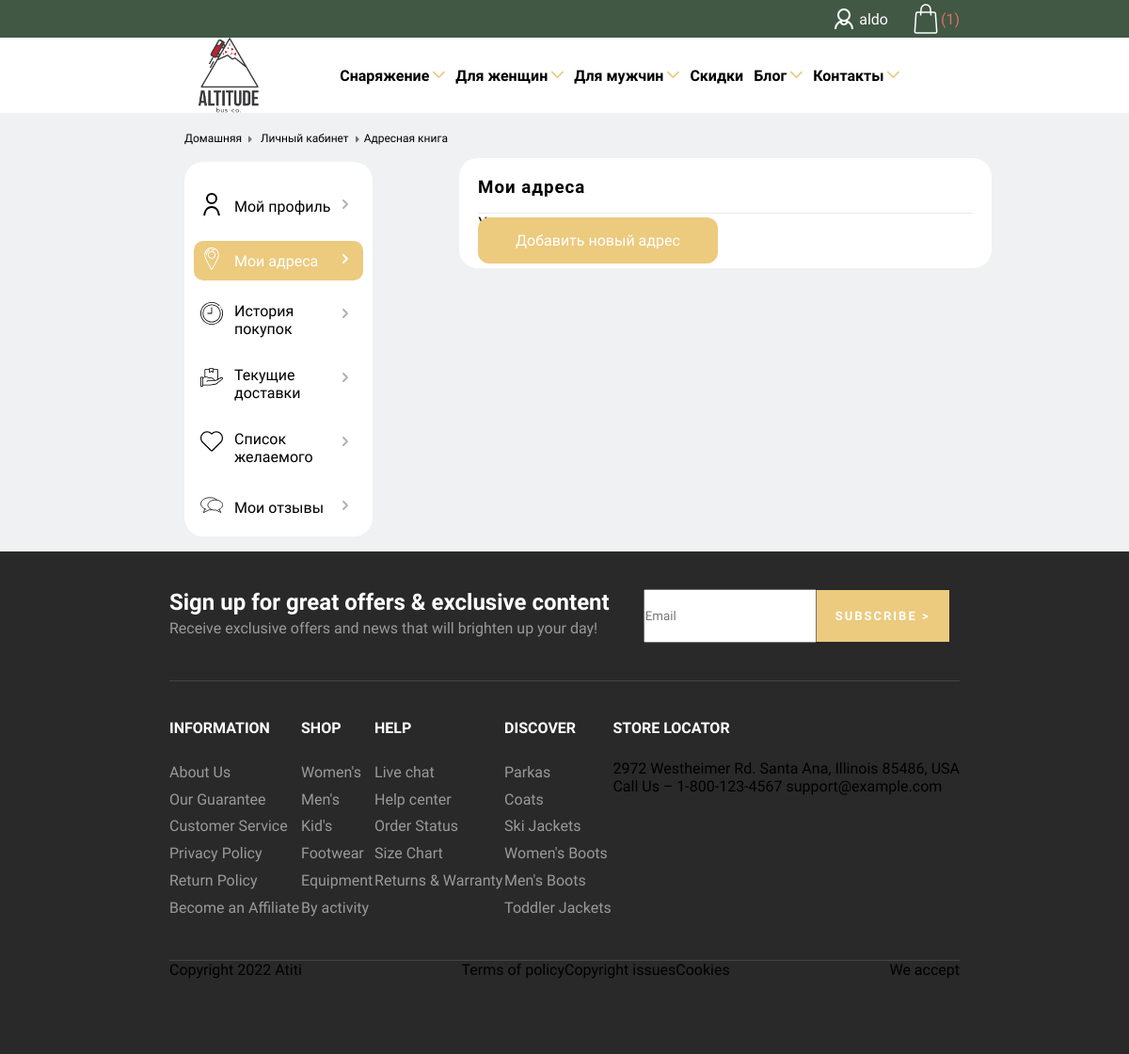
Before: /shop/lk/addresses/ (signed in) with the older database file.
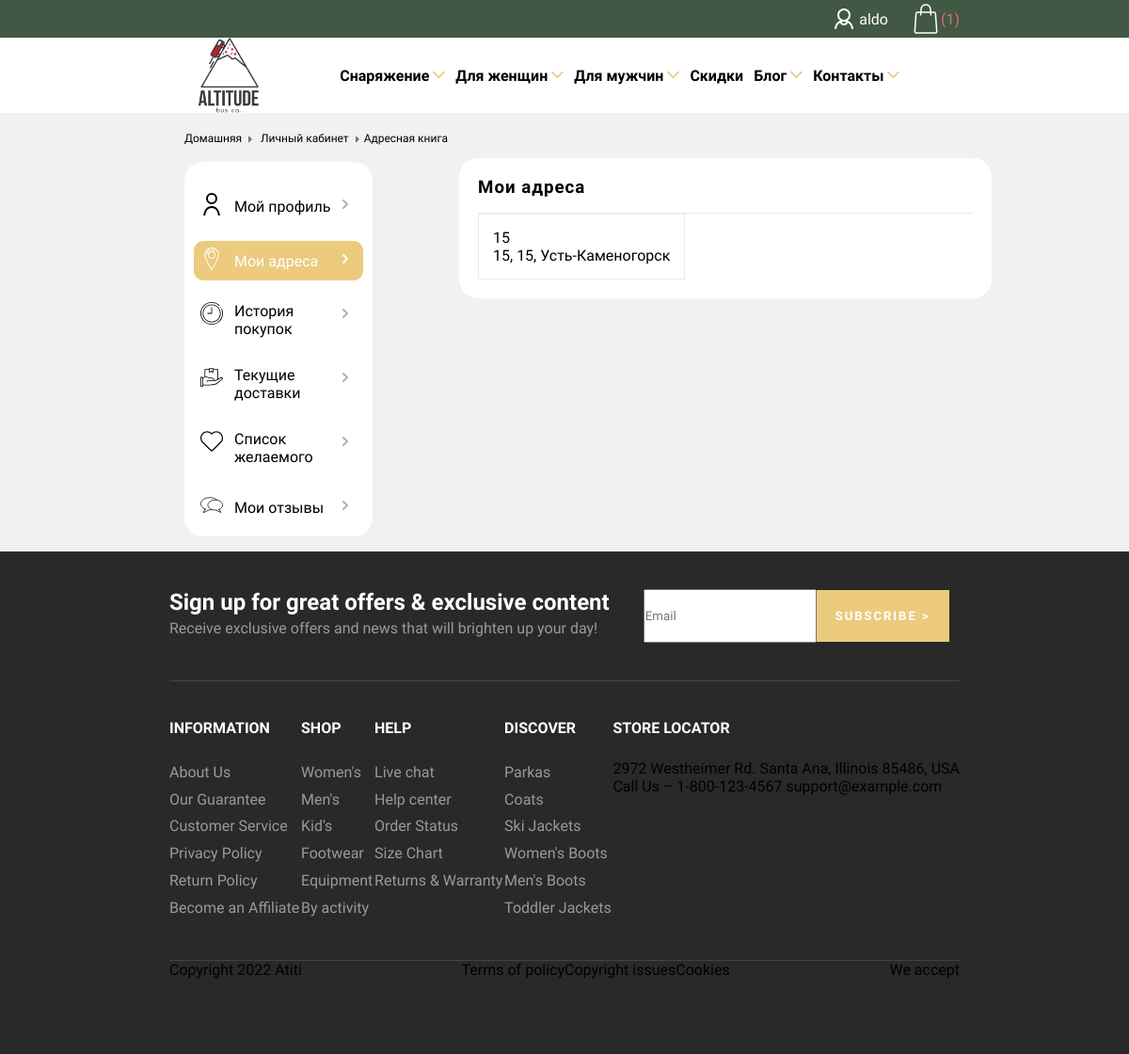
After: the same page with the newer database file.
### shop/models.py (models this page shows, shortened)
class Cart(models.Model):
    cart_owner = models.ForeignKey('shop.Customer', on_delete=models.CASCADE)
    product_item = models.ManyToManyField('shop.ProductCartItem', null=True, blank=True)
    def total_products_in_cart(self):
        return self.product_item.all().count()

class Address(models.Model):
    customer = models.ForeignKey('shop.Customer', on_delete=models.CASCADE, related_name='customer')
    city = models.ForeignKey('shop.City', on_delete=models.CASCADE, related_name='city')
    house = models.CharField(max_length=100)
    floor = models.IntegerField()
    flat = models.CharField(max_length=100)

class City(models.Model):
    name = models.CharField(max_length=225)
    def __str__(self):
        return self.name

### shop/views.py (the view, shortened to what this page needs)
# urls.py: path('shop/lk/addresses/', addresses, name='addresses'),
@login_required()
def addresses(request: WSGIRequest) -> HttpResponse:
    customer = get_customer(request)
    context = {
        'sidebar_val': 2,
        'customer': get_customer(request),
        'cities': City.objects.all(),
        'addresses': Address.objects.filter(customer=customer)
    }
    return render(request, 'lk/lk_address.html', context)

### shop/context_processors.py (called while the page is built)
def cart(request):
    cart_owner = get_customer(request)
    if cart_owner:
        cart_q = get_object_or_404(Cart, cart_owner=cart_owner)
        return {
            'cart': cart_q
        }
    return request

### shop/models.py (called while the page is built)
    def does_have_address(self):
        return True if Address.objects.filter(customer=self).exists() else False

### shop/service.py (called while the page is built)
def get_customer(request: WSGIRequest) -> Union[Customer, bool]:
    if isinstance(request.user, AnonymousUser):
        return False
    customer = get_object_or_404(Customer, user=request.user)
    return customer

### templates/lk/lk_address.html (shortened to what this page needs)
{% extends 'shop/base.html' %}
{% load static %}
{% block head %}
    <link rel="stylesheet" href="{% static 'lk/lk.css' %}">
    <link rel="stylesheet" href="{% static 'lk/lk_address.css' %}">
{% endblock head %}
{% block content %}
<section>
    <div class="included_sidebar">
        <div class="lk_breadcrumbs">
    {% include 'shop/parts/lk_breadcrumbs.html' %}<a>Адресная книга</a>
</div>
{% include 'shop/parts/lk_sidebar.html' %}
    </div>
<div class="lk_profile_data">
<h3>Мои адреса</h3>
{% if customer.does_have_address %}
    <div class="address_list">
        {% for address in addresses %}
            <div class="address_item">
            <p class="address_house">{{ address.house }}</p><div class="trash_bin"></div>
            <p class="address_etc">{{ address.flat }}, {{ address.floor }}, {{ address.city }}</p>
            </div>
        {% endfor %}
    </div>
{% else %}
    <div class="addresses_empty">
    <p>У вас нет сохраненных адресов</p>
    <span class="lk_profile_add_address">Добавить новый адрес</span>
    </div>
{% endif %}
</div>
</section>
{% endblock content %}

### templates/shop/base.html (shortened to what this page needs)
<!DOCTYPE html>
{% load static %}
<html lang="en">
<head>
<link rel="stylesheet" href="{% static 'shop/base.css' %}">
{% block head %}
{% endblock head %}
</head>
<body>
<header>
    <div class="upper_header_row">
        <div class="flex_icon_n_user">
            <div class="user_icon"></div>
            {% if request.user.is_authenticated %}
            <p class="username_header actual">{{ user }}</p>
            {% else %}
            <a class="sign_in">Sign In / Register</a>
            {% endif %}
        </div>
    {% if user.is_authenticated %}
        <a href="{% url 'shop:cart_detail' %}" style="align-self: center">
        <div class="cart_icon_block">
            <div class="bag"></div>
            <p>({% if cart %}{{ cart.total_products_in_cart }}){% endif %}</p>
        </div>
        </a>
    {% endif %}
    </div>
    <div class="header_row">
        <a href="{% url 'shop:main_page' %}"><div id="logo"></div></a>
        <a class="header_p">Снаряжение <i class="chevron_bottom_header">
</i></a>
        <a class="header_p">Для женщин <i class="chevron_bottom_header">
</i></a>
        <a class="header_p">Для мужчин <i class="chevron_bottom_header">
</i></a>
        <a class="header_p">Скидки</a>
        <a class="header_p">Блог <i class="chevron_bottom_header">
</i></a>
        <a class="header_p">Контакты <i class="chevron_bottom_header">
</i></a>
    </div>
</header>
{% block content %}
{% endblock content %}
<footer>
<div>
    <div class="footer_first_block_wrapper">
        <div class="footer_flex_p">
            <p class="footer_p24">Sign up for great offers & exclusive content
</p>
            <p class="footer_p">Receive exclusive offers and news that will brighten up your day!
</p>
        </div>
        <div class="footer_flex_input">
        <input class="footer_input" placeholder="Email">
        <button class="footer_subscribe_button">SUBSCRIBE ></button>
            </div>
    </div>
    <div class="footer_second_block_wrapper">
        <div>
            <p class="footer_p_headline">INFORMATION</p>
            <div>
                <p class="footer_p">About Us</p>
                <p class="footer_p">Our Guarantee</p>
                <p class="footer_p">Customer Service</p>
                <p class="footer_p">Privacy Policy</p>
                <p class="footer_p">Return Policy</p>
                <p class="footer_p">Become an Affiliate</p>
            </div>
        </div>
        <div>  <p class="footer_p_headline">SHOP</p>
            <div>
                <p class="footer_p">Women's</p>
                <p class="footer_p">Men's</p>
                <p class="footer_p">Kid's</p>
                <p class="footer_p">Footwear</p>
                <p class="footer_p">Equipment</p>
                <p class="footer_p">By activity</p>
            </div></div>
        <div>  <p class="footer_p_headline">HELP</p>
            <div>
                <p class="footer_p">Live chat</p>
                <p class="footer_p">Help center</p>
                <p class="footer_p">Order Status</p>
                <p class="footer_p">Size Chart</p>
                <p class="footer_p">Returns & Warranty</p>
            </div></div>
        <div>  <p class="footer_p_headline">DISCOVER</p>
            <div>
                <p class="footer_p">Parkas</p>
                <p class="footer_p">Coats</p>
                <p class="footer_p">Ski Jackets</p>
                <p class="footer_p">Women's Boots</p>
                <p class="footer_p">Men's Boots</p>
                <p class="footer_p">Toddler Jackets</p>
            </div></div>
        <div>  <p class="footer_p_headline">STORE LOCATOR</p>
            <div>
                <p>2972 Westheimer Rd. Santa Ana,
Illinois 85486, USA</p>
            </div>
            <div>
                <p>Call Us – 1-800-123-4567  support@example.com</p>
            </div>
        </div>
    </div>
    <div class="footer_third_block_wrapper">
        <p>Copyright 2022 Atiti</p>
        <div class="papers_wrapper">
            <p>Terms of policy</p>
            <p>Copyright issues</p>
            <p>Cookies</p>
        </div>
        <div>
            <p>We accept</p>
        </div>
    </div>
</div>
</footer>
</body>
</html>

### templates/shop/parts/lk_breadcrumbs.html (shortened to what this page needs)
<li><a href="{% url 'shop:main_page' %}">Домашняя</a>
    </li>
<li>
<a href="{% url 'shop:lk' %}">
    Личный кабинет
</a>
</li>

### templates/shop/parts/lk_sidebar.html (shortened to what this page needs)
<div class="lk_sidebar">
    <div class="sidebar_item {% if sidebar_val == 1 %}active{% endif %}">
        <a href="{% url 'shop:lk' %}">
            <i>
        </i> <p>Мой профиль</p> <i class="lk_shevron_right">
            </i></a>
    </div>
    <div class="sidebar_item {% if sidebar_val == 2 %}active{% endif %}">
        <a href="{% url 'shop:addresses' %}"><i>
        </i> <p>Мои адреса</p> <i class="lk_shevron_right">
            </i></a>
    </div>
    <div class="sidebar_item {% if sidebar_val == 3 %}active{% endif %}">
       <a href="{% url 'shop:history' %}"><i>
       </i><p>История покупок</p> <i class="lk_shevron_right">
       </i></a>
    </div>
     <div class="sidebar_item {% if sidebar_val == 4 %}active{% endif %}">
       <a href="{% url 'shop:current_delivery' %}">
           <i>
           </i>
        <p>Текущие доставки</p> <i class="lk_shevron_right">
       </i></a>
    </div>
    <div class="sidebar_item {% if sidebar_val == 5 %}active{% endif %}">
        <a href="{% url 'shop:wishlist' %}"><i>
        </i> <p>Список желаемого</p> <i class="lk_shevron_right">
        </i></a>
    </div>
    <div class="sidebar_item {% if sidebar_val == 6 %}active{% endif %}">
        <a href="{% url 'shop:reviews' %}"><i></i> <p>Мои отзывы</p> <i class="lk_shevron_right">
        </i></a>
    </div>
</div>

### static/shop/base.css (style rules this page uses)
* { padding: 0; margin: 0; font-family: 'Barlow Semi Condensed', sans-serif; }
#logo { background-image: url("../img/bg.png"); width: 80px; height: 10vh; background-size: contain; background-repeat: no-repeat; }
.header_row { display: flex; flex-direction: row; justify-content: space-between; width: 65%; margin: 0 auto; height: 10vh; }
.header_p:nth-child(2) { margin-left: 5vw; }
.upper_header_row { background-color: #415844; height: 5vh; color: white; display: flex; justify-content: flex-end; }
.upper_header_row>a { margin-right: 15vw; }
body { display: flex; flex-direction: column; }
.header_p { transition: 0.5s; font-size: 16px; width: max-content; font-weight: 550; align-self: center; }
.chevron_bottom_header { color: #ECCA7E; }
.user_icon { background-image: url("../img/user_white.png"); width: 32px; height: 32px; align-self: center; }
.username_header { align-self: center; }
.cart_icon_block { display: flex; }
.cart_icon_block>p { align-self: center; color: #E06C6C; }
.bag { background-image: url("../img/bag.png"); width: 32px; height: 32px; align-self: center; background-size: contain; }
.flex_icon_n_user { display: flex; width: fit-content; margin-right: 2vw; }
footer { background-color: #292929; }
.footer_p24 { font-weight: 600; font-size: 24px; color: white; }
.footer_p { color: #9A9A9A; font-weight: 500; line-height: 1.8; }
.footer_p_headline { color: white; margin-bottom: 3vh; font-weight: 550; }
.footer_first_block_wrapper { width: 70%; display: flex; flex-direction: row; padding-bottom: 5vh; margin: 5vh auto 0 auto; border-bottom: 1px solid #eaeaea24; }
.footer_second_block_wrapper { width: 70%; display: flex; flex-direction: row; padding-bottom: 5vh; margin: 5vh auto 0 auto; border-bottom: 1px solid #eaeaea24; justify-content: space-between; }
.footer_flex_input { display: flex; flex-direction: row; margin-left: 3vw; }
.footer_input { margin: 0; width: 15vw; padding: 0; flex: 1; }
.footer_subscribe_button { text-align: center; align-self: center; justify-content: center; color: white; font-size: 13px; font-weight: 600; background-color: #ECCA7E; margin: 0; padding: 20px; border: 2px; letter-spacing: 2px; }
.footer_flex_p { display: flex; flex-direction: column; }
.footer_third_block_wrapper { display: flex; width: 70%; margin: 0 auto; justify-content: space-between; padding-bottom: 10vh; }
.papers_wrapper { display: flex; flex-direction: row; }

### static/lk/lk.css (style rules this page uses)
a { text-decoration: none; color: black; }
section { background-color: #f0f1f2; padding: 2vh; display: flex; }
.lk_sidebar { display: flex; flex-direction: column; background-color: white; border-radius: 20px; padding: 10px; width: 15vw; margin-left: 15vw; margin-top: 2vh; position: sticky; }
.lk_breadcrumbs { margin-left: 15vw; }
.lk_breadcrumbs>li, .lk_breadcrumbs>a { font-size: 12px; display: inline-flex; }
.lk_profile_data { background-color: white; width: 45%; height: 35%; border-radius: 20px; padding: 20px; margin-left: 1vw; margin-top: 4vh; }
.included_sidebar > .lk_sidebar> .active > a:nth-child(1) >i >svg { fill: #fff; }
.sidebar_item { margin-top: 2vh; color: #606971; padding: 7px; }
.sidebar_item>a { display: flex; }
.sidebar_item>a>p { margin-left: 1vw; align-self: center; }
.active { background-color: #ecca7e; border-radius: 10px; }
.active>a>p { color: white; }
.lk_shevron_right { margin-left: auto; align-self: flex-start; }

### static/lk/lk_address.css (style rules this page uses)
.lk_profile_data>h3 { border-bottom: 1px solid #eaeaea; padding-bottom: 2vh; letter-spacing: 1px; }
.address_item { border: 1px solid #eaeaea; width: max-content; padding: 15px; }

Changed rows visible on the page:
added Address: house "15", flat "15", floor "15", city "Усть-Каменогорск"
Other visible differences:
text no longer shown: "Добавить новый адрес"
